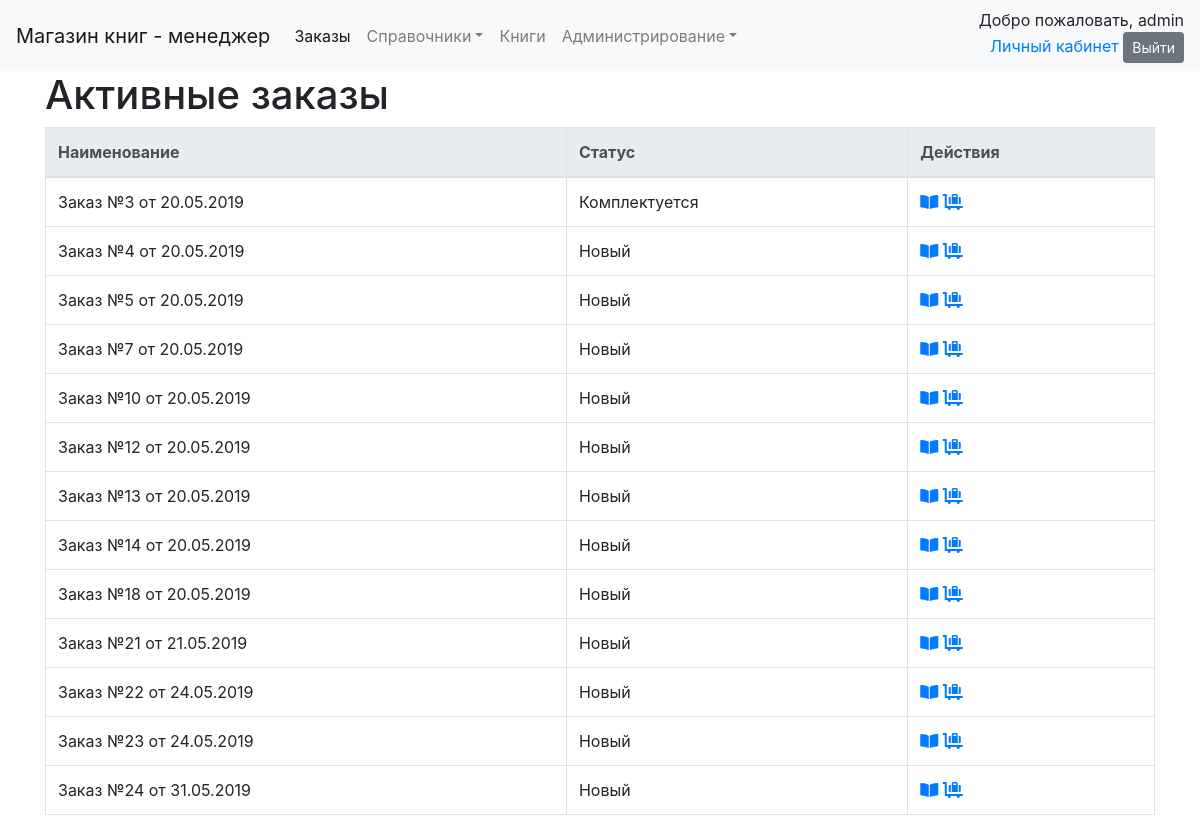
The page /order/ (signed in) on the database as committed earlier.
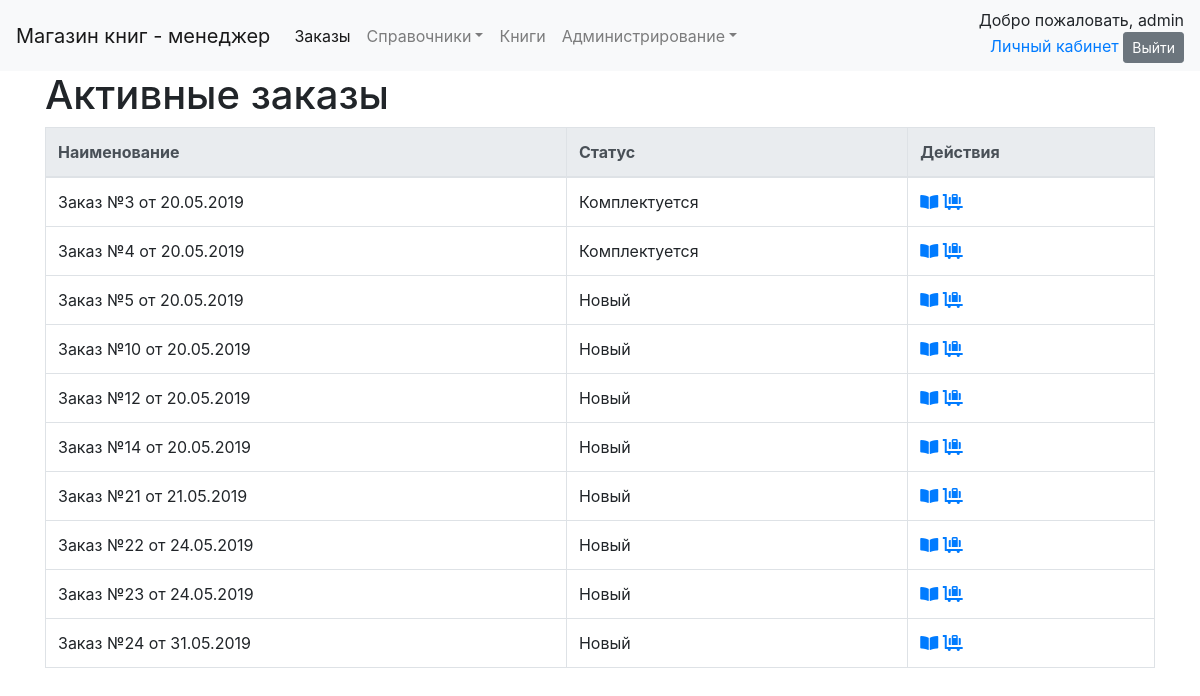
The same page on the database as committed later.
### orderapp/models.py (models this page shows, shortened)
class Order(models.Model):
    cart = models.ForeignKey(Cart, on_delete=models.PROTECT, verbose_name='корзина', related_name='order',
                             related_query_name='order')
    status = models.ForeignKey(OrderStatus, on_delete=models.PROTECT, verbose_name='статус', related_name='order',
                               related_query_name='order')
    name = models.CharField(verbose_name='имя', max_length=50, help_text='Как к вам обращаться?')
    phone = models.CharField(max_length=15, verbose_name='телефон', help_text='Телефон для связи: +375(29)000-00-00')
    email = models.EmailField(verbose_name='email', blank=True, null=True,
                              help_text='Электронная почта: example@domain.com')
    delivery_adress = models.TextField(verbose_name='Адрес доставки',
                                       help_text='Пример: г. Минск, ул. Звездная, д. 1, кв. 7')
    comments = models.TextField(verbose_name='комментарий', blank=True, null=True)
    date_create = models.DateTimeField("Дата создания", auto_now_add=True, )
    date_update = models.DateTimeField("Дата последнего изменения", auto_now=True)
    user_comments = GenericRelation(Comment, related_query_name='order')
    def __str__(self):
        return "Заказ №" + str(self.pk) + " от " + self.date_create.strftime("%d.%m.%Y")
    def get_active_detail_url(self):
        return reverse_lazy('order_active_detail', kwargs={'pk': self.pk})
    def get_change_status_url(self):
        return reverse_lazy('order_change_status', kwargs={'pk': self.pk})
    class Meta:
        verbose_name = 'заказ'
        verbose_name_plural = 'заказы'
        permissions = [('manager', 'is_manager'), ]

### dimensionsapp/models.py (models this page shows, shortened)
class Dimension(models.Model):
    name = models.CharField("Наименование", max_length=50, unique=True)
    description = models.TextField("Описание", blank=True, )
    class Meta:
        abstract = True
        ordering = ['name']

class OrderStatus(Dimension):
    class Meta(Dimension.Meta):
        verbose_name = 'статус заказа'
        verbose_name_plural = 'статусы заказа'

### orderapp/views.py (the view)
# urls.py: path('', ManagerOrderActiveListView.as_view(), name='order_active_list'),
class ManagerOrderActiveListView(ManagerOrderListView):
    template_name = 'orderapp/order_active_list.html'
    def get_queryset(self):
        return super().get_queryset().filter(Q(status=order_status_new) | Q(status=order_status_complect)).\
            order_by('pk')

### orderapp/templates/orderapp/order_active_list.html (shortened to what this page needs)
{% extends 'dimension_list.html' %}
{% block header %}<h1>Активные заказы</h1>{% endblock %}
{% block navbar %}
    {% include 'navbar.html' with active="order" %}
{% endblock %}
{% block list_header %}
    <th>Наименование</th>
    <th>Статус</th>
{% endblock %}
{% block list_element %}
    <td>{{ object }}</td>
    <td>{{ object.status.name }}</td>
{% endblock %}
{% block actions %}
    <td>
        <a href="{% block  url_view %}{{ object.get_active_detail_url }}{% endblock %}"
           title="Посмотреть"><i class="fas fa-book-open"></i></a>
        <a href="{% block  url_delete %}{{ object.get_change_status_url }}{% endblock %}"
           title="Изменить статус"><i class="fas fa-luggage-cart"></i></a>
    </td>
{% endblock %}

### templates/dimension_list.html (shortened to what this page needs)
{% extends 'base.html' %}
{% load static %}
{% load crispy_forms_tags %}
{% load paginator_page %}
{% block body %}
    <div class="container">
        <div class="row align-items-center">
            <div class="col-auto">
                {% block header %}{% endblock %}
            </div>
        </div>
        <table class="table table-bordered">
            {% block dimension_list %}
                <thead class="thead-light">
                <tr>
                    {% block list_header %}{% endblock %}
                    <th>Действия</th>
                </tr>
                </thead>
                <tbody>
                {% for object in object_list %}
                    <tr>
                        {% block list_element %}{% endblock %}
                        {% block actions %}{% endblock %}
                    </tr>
                {% endfor %}
                </tbody>
            {% endblock %}
        </table>
    </div>
{% endblock body %}

Rows that differ between the two databases and show on the page:
no longer on this page (row edited): Order: id+date_create "Заказ №7 от 20.05.2019", status.name "Новый"
no longer on this page (row edited): Order: id+date_create "Заказ №13 от 20.05.2019", status.name "Новый"
no longer on this page (row edited): Order: id+date_create "Заказ №18 от 20.05.2019", status.name "Новый"
changed Order "Заказ №4 от 20.05.2019": status.name "Новый" → "Комплектуется"
